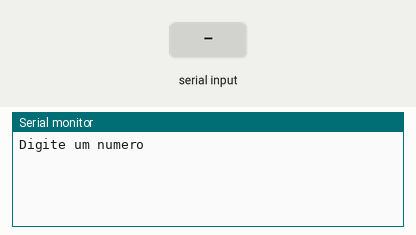
This sketch was run on a simulated Arduino Uno, built with avr-gcc and run on an emulated ATmega328P. Shown: the last lines printed to the serial monitor. The inputs (shaded band) are chosen by the test bench.

Above: at 1.2 s.
1.3 s: "90,45\n" received over Serial
At 2.1 s:
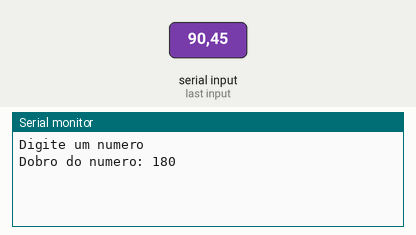
3.8 s: "30,150\n" received over Serial
At 4.5 s:
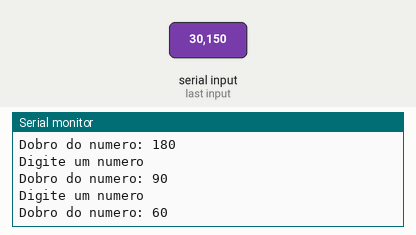
Timing chart, 0 to 6.8 s (numbered marks = the images above; inputs shaded):
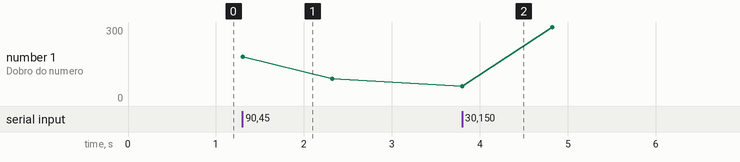

The sketch:

lpmb_31.ino
```cpp
// Faça um programa que receba um número e exiba o seu dobro.
//

//Declaracao de variaveis
int numero = 0;
int numeroEmDobro = 0;

void setup()
{
 Serial.begin(9600);
}

void loop()
{
  //Entrada
  Serial.println("Digite um numero");//mostra a msg na tela
  while( !Serial.available() );//espera o usuario dar <Enter>
  numero = Serial.parseInt();

  //Processamento
  numeroEmDobro = numero * 2;

  //Saida
  Serial.println("Dobro do numero: " + String(numeroEmDobro) );//imprime o texto

  delay(1000);
}
```

Measured:
- after the input at 1.3 s, the serial monitor: prints a new line at once (image 1)
- after the input at 3.8 s, the serial monitor: prints a new line at once (image 2)
